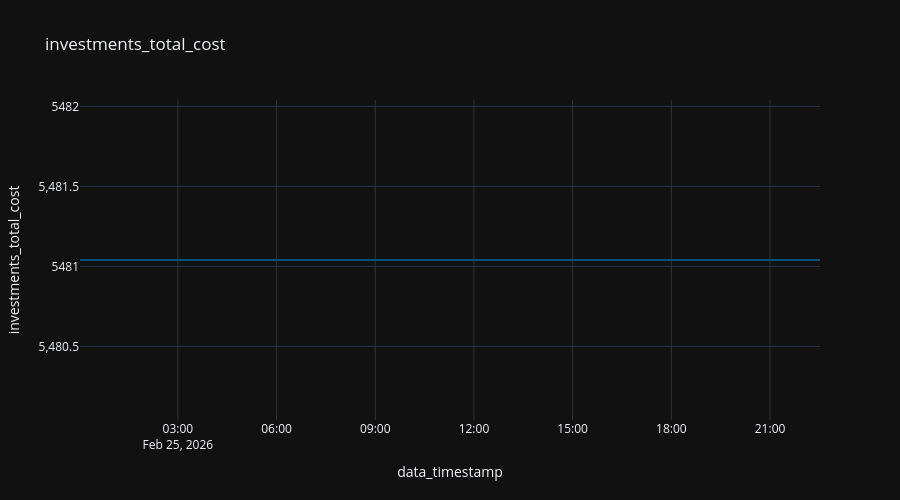

Source (notebook cell):
### Code cell
fig = px.line (
  df_account,
  "data_timestamp",
  "investments_total_cost",
  title="investments_total_cost"
#   color_discrete_sequence="Tealgrn_r",
)

fig.update_layout (
  height=500,
)
